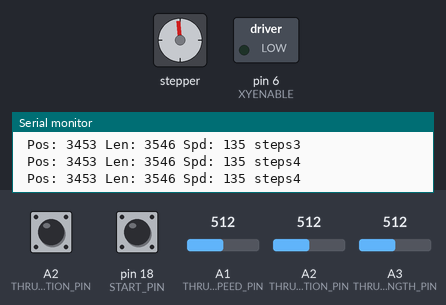
This sketch was run on a simulated Arduino Uno, built with avr-gcc and run on an emulated ATmega328P. On the bench: stepper motor, switched loads named in the sketch (green lamp = pin HIGH), the last lines printed to the serial monitor. Wiring (inferred from the names in the program): stepper motor driver (200 steps per turn assumed): step pin 7; direction pin 19. Inputs (shaded band) come from the test bench; at power-on: pin 18 (START_PIN) LOW, A1 (THRUST_SPEED_PIN) = 512, A2 (THRUST_POSITION_PIN) = 512, A3 (THRUST_LENGTH_PIN) = 512, A2 (THRUST_POSITION_PIN) HIGH. Pins used as bus, display or sensor lines are not drawn.

Above: at 1.2 s.
1.3 s: pin 18 (START_PIN) pulled HIGH for 0.15 s
At 2.1 s:
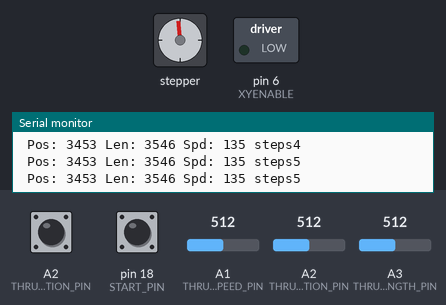
2.9 s: pin 18 (START_PIN) pulled HIGH for 1 s
At 4.1 s:
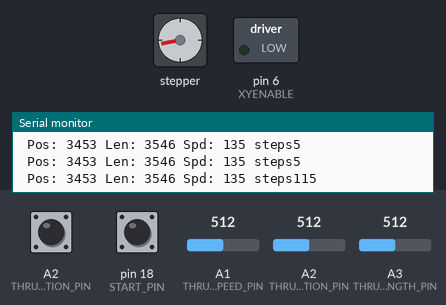
At 4.5 s:
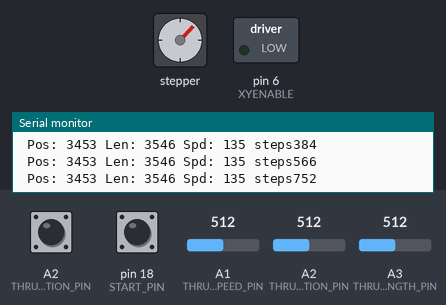
6.1 s: A1 (THRUST_SPEED_PIN) set to 716
At 6.33 s:
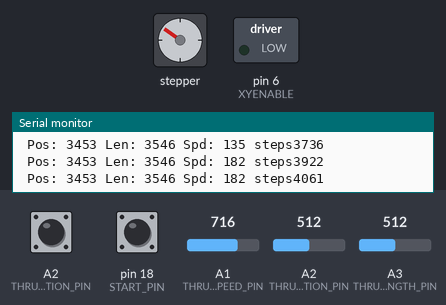
9.1 s: A2 (THRUST_POSITION_PIN) set to 716
12.1 s: A3 (THRUST_LENGTH_PIN) set to 122
15.1 s: pin 18 (START_PIN) pulled HIGH for 3.2 s
Timing chart, 0 to 22.3 s (numbered marks = the images above; inputs shaded):
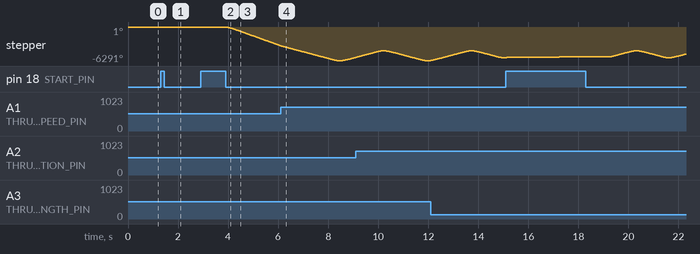

The sketch:

machine.ino
```cpp
#include <stdint.h>
#include "driver.h"

//define this when you goobered something and can't figure it out and you need serial because despite the fact that you said you've solved embedded issues by blinking LEDs in interviews, it's bullshit and this is easier
#define DEBUG_PRINTS

volatile uint8_t currentdir;
uint8_t interrupt_complete = 0;
uint16_t total_steps = 0;
uint16_t steps_from_zero = 0;
uint16_t thrust_length = MAX_THRUST_LENGTH;
uint8_t thrust_speed = 200; //lower is faster - this is the timing between steps
uint16_t thrust_position = 0;
volatile uint8_t double_buffer_lockout = 0; //a "mutex" as it were to lock out the ISR from picking up double buffers halfway through doing math
bool running = true;


void timer_setup();

void calc_global_thrust_params(){
  if (!double_buffer_lockout){ //avr-gcc doesn't have __sync_bool_compare_and_swap and I'm too lazy to figure out how to add c standard libraries to the compiler
    //technically this could still go awry if the ISR runs at _exactly this line_. Of course, that will happen. Where this would break:
    // - the values have changed enough to cause decel overshoot
    // - the ISR that runs is one of the final running steps
    // - the ISR happens right here
    // Insert "some of you may die, but that's a risk I'm willing to take" meme here.
    double_buffer_lockout = 1;
    thrust_position = map(analogRead(THRUST_POSITION_PIN), 0, 1023, 0, MAX_THRUST_LENGTH - 100); //yes, I'm using analogRead. I'm not in an ISR so I get to be lazy here. Please PR this with real analog code
    int temp = map(analogRead(THRUST_LENGTH_PIN), 0, 1023, MIN_THRUST_LENGTH, MAX_THRUST_LENGTH);
    if (temp + thrust_position > MAX_THRUST_LENGTH){
      thrust_length = MAX_THRUST_LENGTH - thrust_position - 1;
    } else {
      thrust_length = temp;
    }
    //thrust_length = ((temp + thrust_position) > MAX_THRUST_LENGTH) ? MAX_THRUST_LENGTH : temp;
    thrust_speed = map(analogRead(THRUST_SPEED_PIN), 0, 1023, MAX_THRUST_SPEED, 255);
    double_buffer_lockout = 0;
  }
}

void setup(){
  #ifdef DEBUG_PRINTS
  Serial.begin(9600);
  #endif
  DDRC &= ~(1 << ZERO_PIN);
  PORTC |= (1 << ZERO_PIN);
  DDRC &= ~(1 << START_PIN);
  STEP_DDR |= (1 << STEP_PLUS); //what are you doing, step data direction register?
  //TODO enable/disable steppers on stop
  DDRD |= 1 << XYENABLE;
  DDRC |= 1 << DIR_PLUS;

  if (ZERODIR == LOW){
    PORTC &= ~(1 << DIR_PLUS);
  } else {
    PORTC |= 1 << DIR_PLUS;
  }

  #ifdef DEBUG_PRINTS
  Serial.println("zeroing");
  #endif

  while(!(ZERO_PORT & (1 << ZERO_PIN))){
    STEP_PORT |= 1 << STEP_PLUS;
    delayMicroseconds(500); //please arduino-san. Misuse my timers with a bunch of library bloat
    STEP_PORT &= ~(1 << STEP_PLUS);
    delayMicroseconds(500);
  }

  #ifdef DEBUG_PRINTS
  Serial.println("zero found, commence thrusting");
  #endif

  total_steps = 0;
  currentdir = (~ZERODIR) & 0b1;
  if (currentdir == LOW){
    DIR_PORT &= ~(1 << DIR_PLUS);
  } else {
    DIR_PORT |= (1 << DIR_PLUS);
  }
  //calculate these once so that the ISR can pick up good values on the static init, instead of weird defaults that some nerd picked
  calc_global_thrust_params();
  timer_setup();
}

uint16_t step_time = 255;

void loop(){
  int steps_to_accel = 0;

  calc_global_thrust_params();

#ifdef DEBUG_PRINTS
  Serial.print(" Pos: ");
  Serial.print(thrust_position);
  Serial.print(" Len: ");
  Serial.print(thrust_length);
  Serial.print(" Spd: ");
  Serial.print(thrust_speed);
  Serial.print(" steps");
  Serial.println(total_steps);
#endif

  if ((START_PORT & (1 << START_PIN))){
    running = false;
    TCCR1B &= ~(1 << CS10);//disable the clock
   	TIMSK1 &= ~(1 << OCIE1A); //OCR1A(H/L) interrupt enable
    delay(1000);
  }


//TODO: restarting in the middle of a thrust does not run the accelerator. I _think_ we can just modify the state machine and force it to reaccelerate regardless of where it is.
// We'll need to check for risk of overshoot though
  while(!running){
    if ((START_PORT & (1 << START_PIN))){
      delay(1000);
      running = true;
      TCCR1B |= (1 << CS10);
     	TIMSK1 |= (1 << OCIE1A); //OCR1A(H/L) interrupt enable

    }
  }
  delay(100);//I'm afraid of interrupting the timer ISR with analogRead's ISR too often.

}

void timer_setup(){
  //fast pwm frequency mode
	TCCR1A |= (1 << COM1A0) | (1 << WGM11) | (1 << WGM10);
	TCCR1B |= (1 << WGM12) | (1 << WGM13) | (1 << CS10);
	TCCR1C = 0x00;
	//TIMSK1 = 0x00;
	TIMSK1 |= (1 << OCIE1A); //OCR1A(H/L) interrupt enable
	OCR1A = 0xDEAD; //TODO: this is 16 bit. Does the compiler know that?
}

//NOTE to future developers (probably me). You get maybe 50 instructions in this ISR before you start overrunning things. The main loop has to do analog reads at the same time. Be careful
//Re: the previous warning. This looks like a long ISR already, but it's a big jump table. Most of this code is just figuring out what (simple) math to do
ISR(TIMER1_COMPA_vect){
  static isr_state state = state_accel;
  static uint8_t i = 0;
  static uint8_t j = 0;
  static uint8_t step_state = 0b01;
  //these values are double buffered, so that they can't be changed unintentionally in the middle of an accel/decel sequence
  static uint16_t tl_db = thrust_length;
  static uint16_t ts_db = thrust_speed;
  static uint16_t tp_db = thrust_position;
  if (step_state == LOW){
    STEP_PORT &= ~(1 << STEP_PLUS);
  } else {
    STEP_PORT |= (1 << STEP_PLUS);
  }
  step_state = 0b1 & ~(step_state);
  switch (state){
    case state_accel:
      if(i < COUNT_OF(accelerate_lookup)) { //still accelerating
        if (j > (ACCEL_LAG - 1)){
          OCR1A = accelerate_lookup[i++] + ts_db; //the post-increment operator (if it exists on the 328) should save us a clock. Instructions are at a premium in an ISR like this
          j = 0;
        } else {
          j++;
        }
      } else {
        state = state_running;
        i = COUNT_OF(accelerate_lookup) - 1;
      }
    break;
    case state_running:
      if (!double_buffer_lockout){
        double_buffer_lockout = 1;
        //pick up the double buffers when we're not doing math
        tl_db = thrust_length;
        ts_db = thrust_speed;
        tp_db = thrust_position;
        OCR1A = thrust_speed;
        double_buffer_lockout = 0;
      }
      if (currentdir != ZERODIR){
        if(((tl_db + tp_db) - total_steps) <= (COUNT_OF(accelerate_lookup) * ACCEL_LAG)){
          state = state_decel;
          break;
        }
      } else {
        if ((total_steps) <= ((COUNT_OF(accelerate_lookup) * ACCEL_LAG) + tp_db)){
          state = state_decel;
          break;
        }
      }
      break;
    case state_decel:
      if (i > 0){
        if (j >= (ACCEL_LAG - 1)){
          OCR1A = accelerate_lookup[i--] + ts_db;
          j = 0;
        } else {
          j++;
        }
      }
      if (i <= 1){
        currentdir = (~currentdir) & 0b1;
        if (currentdir == LOW){
          DIR_PORT &= ~(1 << DIR_PLUS);
        } else {
          DIR_PORT |= (1 << DIR_PLUS);
        }
        state = state_accel;
      }
    break;
  }
  total_steps = (currentdir == ZERODIR) ? total_steps - 1: total_steps + 1;
}
```

driver.h
```cpp
#ifndef DRIVER_H
#define DRIVER_H

#include <stdint.h>

//40 steps per mm * 7 inches * 25mm/inch
#define MAX_THRUST_LENGTH 40 * 7 * 25
//lower is faster. This is the closest we can get the pulses without losing steps
//Heavier loads require either more accel lag, or a lower max thrust speed.
//Tighter holes may also require less thrust speed. steppers lose a lot of torque when run fast
#define MAX_THRUST_SPEED 15
//number of motor steps between each acceleration lookup step. Bigger number slows down the maximum thrust rate
// 2 is quite robotic, above 5 gets pretty sinusoidal
#define ACCEL_LAG 4

#define COUNT_OF(x) ((sizeof(x)/sizeof(0[x])) / ((size_t)(!(sizeof(x) % sizeof(0[x])))))

#define DIR_PORT  PORTC
#define DIR_PLUS		PC5
//This is just OC1A but needs the output definition
#define STEP_PORT  PORTD
#define STEP_DDR   DDRD
#define STEP_PLUS   PD7
#define XYENABLE    PD6
#define THRUST_SPEED_PIN    A1
#define THRUST_LENGTH_PIN   A3
#define THRUST_POSITION_PIN A2
//push this to start/stop the device
#define START_PIN	    PC4
#define START_PORT	    PINC
//#define ZEROSW		18
#define ZERO_PIN  PC2
#define ZERO_PORT PINC
//the direction required to move towards the zero switch
#define ZERODIR		1

enum isr_state{
  state_accel,
  state_decel,
  state_running
};

//TODO: This is currently a sine wave, but should actually be a logarithm because there's a exponentiator - slower steps take longer to execute
// ideally I could write a time-based accelerator (and at one point I had), but predicting steps to hit the same zero every time is hard
// I also tried to read the marlin code but I'm too dumb for that
const uint16_t accelerate_lookup[] = {
100, 100, 100, 100, 100, 99,
99, 99, 98, 98, 98, 97, 96, 96,
95, 95, 94, 93, 92, 91, 90, 90,
89, 88, 86, 85, 84, 83, 82, 81,
79, 78, 77, 75, 74, 73, 71, 70,
68, 67, 65, 64, 62, 61, 59, 58,
56, 55, 53, 52, 50, 48, 47, 45,
44, 42, 41, 39, 38, 36, 35, 33,
32, 30, 29, 27, 26, 25, 23, 22,
21, 19, 18, 17, 16, 15, 14, 12,
11, 10, 10, 9, 8, 7, 6, 5,
5, 4, 4, 3, 2, 2, 2, 1,
1, 1, 0, 0, 0, 0, 0};


#define MIN_THRUST_LENGTH COUNT_OF(accelerate_lookup) * ACCEL_LAG * 2


#endif
```

Measured:
- after the input at 1.3 s, stepper: stops changing and stays -5°
- after the input at 2.9 s, stepper: keeps turning counter-clockwise at about 1579°/s, starting after 1.0 s
